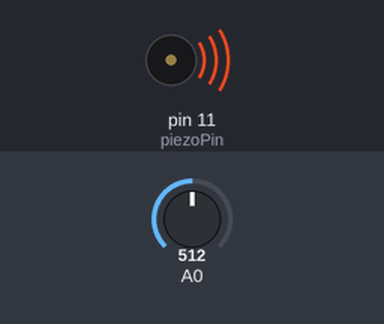
This sketch was run on a simulated Arduino Uno, built with avr-gcc and run on an emulated ATmega328P. Shown: buzzer (waves = sounding). Inputs (shaded band) come from the test bench; at power-on: A0 = 512. What the sketch prints to the serial monitor is not drawn.

Above: at 0.1 s.
Timing chart, 0 to 1.6 s (numbered marks = the images above):
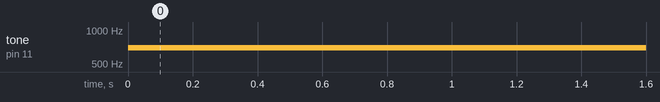

Measured:
- by itself, tone on pin 11 (piezoPin): silent → 698 Hz at 0.00 s

The sketch:

PencilSynth02.ino
```cpp
int value;
int piezoPin = 11;

void setup() {
  // put your setup code here, to run once:
  pinMode(piezoPin, OUTPUT);

  Serial.begin(9600);
}

void loop() {
  // put your main code here, to run repeatedly:
  value = analogRead(0);

  Serial.print("Raw Value:");
  Serial.println(value);

  int note = map(value, 0, 1023, 0, 16);
  float freq = 440 * pow(1.059463094359, note); //calculate frequency for the note
  tone(piezoPin, freq);

  delay(100);
}
```
